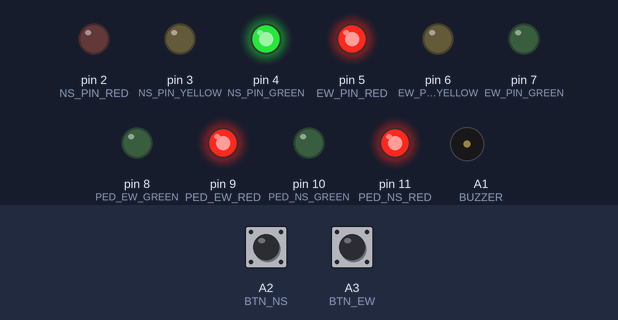
Recording of a sketch running on a simulated Arduino Uno, built with avr-gcc and run on an emulated ATmega328P. Parts: output pins drawn as LEDs (lit = HIGH), buzzer (waves = sounding). Dashed ring = blinking. The inputs (shaded band) are chosen by the test bench; at power-on: A3 (BTN_EW) HIGH, A2 (BTN_NS) HIGH.

Above: at 5.0 s.
5.1 s: A3 (BTN_EW) pulled LOW for 0.15 s
At 9.05 s:
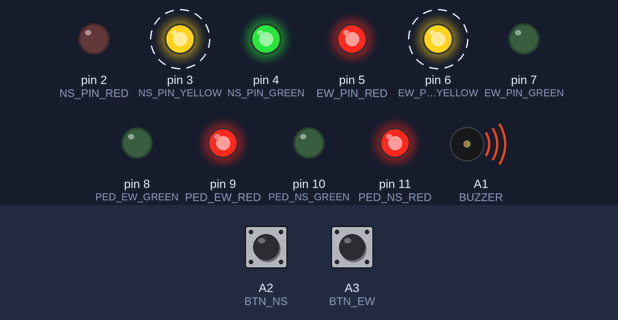
11.1 s: A2 (BTN_NS) pulled LOW for 1 s
At 11.9 s:
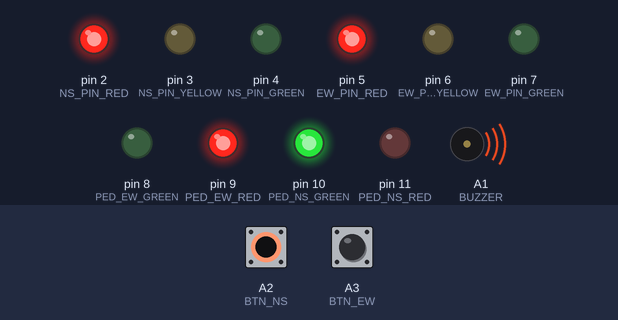
14.6 s: A3 (BTN_EW) pulled LOW for 3.2 s
19.3 s: A2 (BTN_NS) pulled LOW for 3.2 s
At 37.8 s:
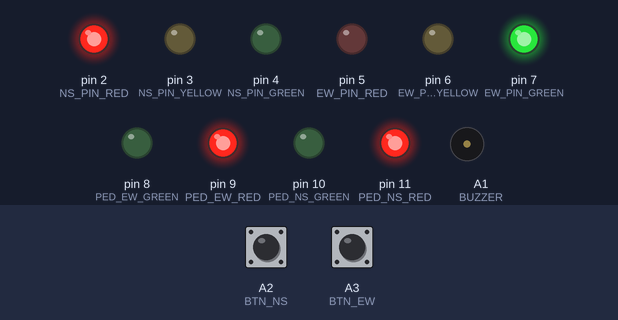
Timing chart, 0 to 44.7 s (numbered marks = the images above; inputs shaded):
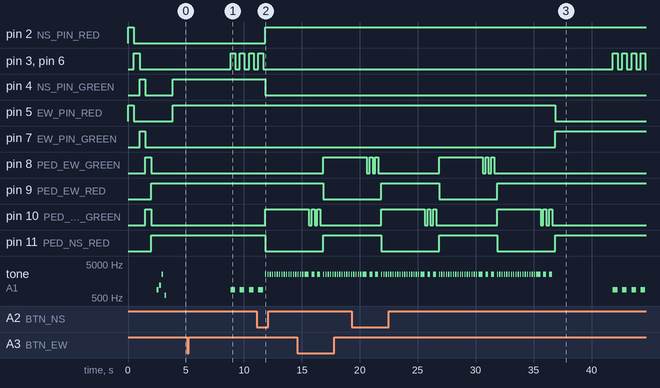

Measured:
- after the input at 11.1 s, pin 8 (PED_EW_GREEN): stays LOW (without the input it goes to HIGH after 0.75 s); pin 9 (PED_EW_RED): stays HIGH (without the input it goes to LOW after 0.75 s); pin 10 (PED_NS_GREEN): LOW → HIGH after 0.75 s; pin 11 (PED_NS_RED): HIGH → LOW after 0.75 s
- after the input at 19.3 s, pin 2 (NS_PIN_RED): stays HIGH (without the input it goes to LOW after 20.6 s); pin 4 (NS_PIN_GREEN): stays LOW (without the input it goes to HIGH after 20.6 s)
- by itself, tone on A1 (BUZZER): plays 2500 Hz for 0.10 s, 2500 Hz for 0.10 s, 2500 Hz for 0.10 s, 2500 Hz for 0.10 s, 2500 Hz for 0.35 s, 2500 Hz for 0.25 s … (71 notes in this stretch)

The sketch:

traffic_light_controller.ino
```cpp
// Title: Traffic Light Controller
// Author: Ashot Nahapetyan
// Instructors: Narine Hovhannisyan, Satenik Mnatsakanyan
// Course: ENGS110 Intro to Programming
// SPRING 2026

// Defining pins on the Arduino
#define NS_PIN_RED 2
#define NS_PIN_YELLOW 3
#define NS_PIN_GREEN 4
#define EW_PIN_RED 5
#define EW_PIN_YELLOW 6
#define EW_PIN_GREEN 7
#define PED_NS_RED 11
#define PED_NS_GREEN 10
#define PED_EW_RED 9
#define PED_EW_GREEN 8
#define BUZZER A1
#define BTN_NS A2
#define BTN_EW A3

// Timing configurations
#define GREEN_TIME 5000
#define YELLOW_TIME 3000
#define BLINK_TIME 400
#define SAFETY_GAP 0 //change this if you want to add a safety gap
#define PED_TIME 5000
#define PED_WARN_TIME 1500
#define PED_FLASH_RATE 250
#define BUZZ_WAIT_FREQ 880
#define BUZZ_WALK_FREQ 2500

// Custom "State" type storing the current phase as a state, each all red state behaves different
enum State {
  NS_GREEN,
  NS_YELLOW,
  ALL_RED1,
  PED_NS,
  PED_EW,
  ALL_RED2,
  EW_GREEN,
  EW_YELLOW,
  ALL_RED3
};

State currState = NS_GREEN;
unsigned long stateStart = 0;
// button press flags
bool btnNS = false;
bool btnEW = false;

// vehicle lights
void setNS(bool r, bool y, bool g) {
  digitalWrite(NS_PIN_RED, r ? HIGH : LOW);
  digitalWrite(NS_PIN_YELLOW, y ? HIGH : LOW);
  digitalWrite(NS_PIN_GREEN, g ? HIGH : LOW);
}
void setEW(bool r, bool y, bool g) {
  digitalWrite(EW_PIN_RED, r ? HIGH : LOW);
  digitalWrite(EW_PIN_YELLOW, y ? HIGH : LOW);
  digitalWrite(EW_PIN_GREEN, g ? HIGH : LOW);
}
// both sides red
void setAllRed() {
  setNS(true, false, false);
  setEW(true, false, false);
}

// pedestrian lights
void pedNS_stop() {
  digitalWrite(PED_NS_RED, HIGH);
  digitalWrite(PED_NS_GREEN, LOW);
}
void pedNS_go() {
  digitalWrite(PED_NS_RED, LOW);
  digitalWrite(PED_NS_GREEN, HIGH);
}
void pedNS_SetGreen(bool on) {
  digitalWrite(PED_NS_GREEN, on ? HIGH : LOW);
  digitalWrite(PED_NS_RED, LOW);
}
void pedEW_stop() {
  digitalWrite(PED_EW_RED, HIGH);
  digitalWrite(PED_EW_GREEN, LOW);
}
void pedEW_go() {
  digitalWrite(PED_EW_RED, LOW);
  digitalWrite(PED_EW_GREEN, HIGH);
}
void pedEW_SetGreen(bool on) {
  digitalWrite(PED_EW_GREEN, on ? HIGH : LOW);
  digitalWrite(PED_EW_RED, LOW);
}

void allPedStop() {
  pedNS_stop();
  pedEW_stop();
}


// program core
void changeState(State state) {
  currState = state;
  stateStart = millis();
  switch (state) {
    case NS_GREEN:
      setNS(false, false, true);
      setEW(true,  false, false);
      allPedStop();
      break;

    case NS_YELLOW:
      setNS(false, true, true);
      setEW(true,  false, false);
      allPedStop();
      break;

    case ALL_RED1:
    case ALL_RED2:
    case ALL_RED3:
      setAllRed();
      noTone(BUZZER);
      allPedStop();
      break;

    case PED_NS:
      setAllRed();
      pedNS_go();
      pedEW_stop();
      break;

    case PED_EW:
      setAllRed();
      pedNS_stop();
      pedEW_go();
      break;

    case EW_GREEN:
      setNS(true,  false, false);
      setEW(false, false, true);
      allPedStop();
      break;

    case EW_YELLOW:
      setNS(true,  false, false);
      setEW(false, true,  true);
      allPedStop();
      break;
  }
}

void readButtons() {
  if (digitalRead(BTN_NS) == LOW) btnNS = true;
  if (digitalRead(BTN_EW) == LOW) btnEW = true;
}

void pedestrianPhase(bool isNS) {
  unsigned long elapsed = millis() - stateStart;
  unsigned long remaining = (elapsed < PED_TIME) ? (PED_TIME - elapsed) : 0;

  bool inWarning = (remaining > 0 && remaining <= PED_WARN_TIME);

  if (inWarning) {
    unsigned long warningElapsed = PED_WARN_TIME - remaining;
    bool greenOn = (warningElapsed / PED_FLASH_RATE) % 2 == 0;

    if (isNS) {
      pedNS_SetGreen(greenOn);
    } else {
      pedEW_SetGreen(greenOn);
    }

    if (greenOn) {
      tone(BUZZER, BUZZ_WALK_FREQ);
    } else {
      noTone(BUZZER);
    }

  } else if (remaining > 0) {

    if (isNS) {
      pedNS_go();
    } else {
    pedEW_go();
    }

    bool buzzOn = (elapsed % 200) < 100;
    if (buzzOn) {
      tone(BUZZER, BUZZ_WALK_FREQ);
    } else {
      noTone(BUZZER);
    }

  } else {

    if (isNS) {
      pedNS_stop();
    } else {
      pedEW_stop();
    }
    noTone(BUZZER);
  }
}

void launchtest() {
  setNS(true, false, false);
  setEW(true, false, false);
  delay(500);
  setNS(false, true, false);
  setEW(false, true, false);
  delay(500);
  setNS(false, false, true);
  setEW(false, false, true);
  delay(500);
  setNS(false, false, false);
  setEW(false, false, false);
  pedNS_go(); pedEW_go();
  delay(500);
  pedNS_stop(); pedEW_stop();
  delay(500);
  tone(BUZZER, 880,  150); delay(200);
  tone(BUZZER, 1200, 150); delay(200);
  tone(BUZZER, 2500, 150); delay(250);
  tone(BUZZER, 600, 150); delay(200);
  noTone(BUZZER);
  delay(500);
}
void yellowFlash(int pin) {
  unsigned long now = millis();
  unsigned long interval = now - stateStart;
  bool on = (interval / BLINK_TIME) % 2 == 0;
  digitalWrite(pin, on ? HIGH : LOW);

  if (on) {
    tone(BUZZER, BUZZ_WAIT_FREQ);
  } else {
    noTone(BUZZER);
  }
}

void setup() {
  pinMode(NS_PIN_RED, OUTPUT);
  pinMode(NS_PIN_YELLOW, OUTPUT);
  pinMode(NS_PIN_GREEN, OUTPUT);
  pinMode(EW_PIN_RED, OUTPUT);
  pinMode(EW_PIN_YELLOW, OUTPUT);
  pinMode(EW_PIN_GREEN, OUTPUT);
  pinMode(PED_NS_RED, OUTPUT);
  pinMode(PED_NS_GREEN, OUTPUT);
  pinMode(PED_EW_RED, OUTPUT);
  pinMode(PED_EW_GREEN, OUTPUT);
  pinMode(BUZZER, OUTPUT);
  pinMode(BTN_NS, INPUT_PULLUP);
  pinMode(BTN_EW, INPUT_PULLUP);
  // does these below before starting the main loop
  launchtest();
  allPedStop();
  changeState(NS_GREEN);
}

// program loop
void loop() {
  readButtons();
  unsigned long now = millis();
  unsigned long elapsed = now - stateStart;
  switch (currState) {
    case NS_GREEN:
      if (elapsed >= GREEN_TIME) {
        changeState(NS_YELLOW);
      }
      break;

    case NS_YELLOW:
      yellowFlash(NS_PIN_YELLOW);
      yellowFlash(EW_PIN_YELLOW);
      if (elapsed >= YELLOW_TIME) {
        digitalWrite(NS_PIN_YELLOW, LOW);
        changeState(ALL_RED1);
      }
    break;

    case ALL_RED1:
      if (elapsed >= SAFETY_GAP) {
        if (btnNS) {
          btnNS = false;
          changeState(PED_NS);
        } else if (btnEW) {
          btnEW = false;
          changeState(PED_EW);
        } else {
          changeState(EW_GREEN);
        }
      }
      break;

    case PED_NS:
      pedestrianPhase(true);
      if (elapsed >= PED_TIME) {
        noTone(BUZZER);
        pedNS_stop();
        if (btnEW) {
          btnEW = false;
          changeState(PED_EW);
        } else {
          changeState(ALL_RED2);
        }
      }
      break;

    case PED_EW:
      pedestrianPhase(false);
      if (elapsed >= PED_TIME) {
        noTone(BUZZER);
        pedEW_stop();
        changeState(ALL_RED2);
        if (btnNS) {
          btnNS = false;
          changeState(PED_NS);
        } else {
          changeState(ALL_RED2);
        }
      }
      break;

    case ALL_RED2:
      if (elapsed >= SAFETY_GAP) {
        changeState(EW_GREEN);
      }
      break;

    case EW_GREEN:
      if (elapsed >= GREEN_TIME) {
        changeState(EW_YELLOW);
      }
      break;

    case EW_YELLOW:
      yellowFlash(EW_PIN_YELLOW);
      yellowFlash(NS_PIN_YELLOW);
      if (elapsed >= YELLOW_TIME) {
        noTone(BUZZER);
        digitalWrite(EW_PIN_YELLOW, LOW);
        changeState(ALL_RED3);
      }
      break;

    case ALL_RED3:
      if (elapsed >= SAFETY_GAP) {
        if (btnEW) {
          btnEW = false;
          changeState(PED_EW);
        } else if (btnNS) {
          btnNS = false;
          changeState(PED_NS);
        } else {
          changeState(NS_GREEN);
        }
      }
      break;
  }
}
```
